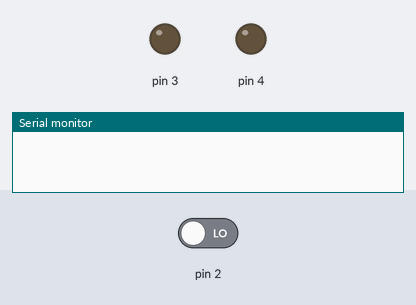
Bench run of a sketch on a simulated Arduino Uno, built with avr-gcc and run on an emulated ATmega328P. On the bench: output pins drawn as LEDs (lit = HIGH), the last lines printed to the serial monitor. Dashed ring = blinking. Inputs (shaded band) come from the test bench; at power-on: pin 2 LOW.

Above: at 1.2 s.
1.3 s: pin 2 driven HIGH
At 2.05 s:
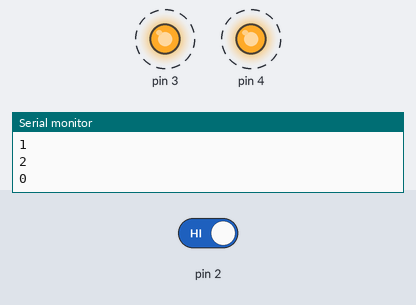
4.3 s: pin 2 driven LOW
At 4.8 s:
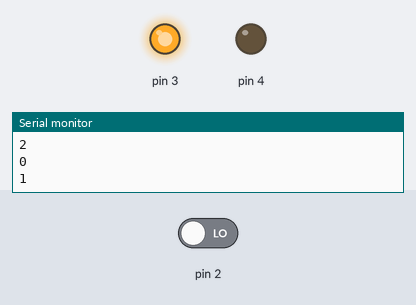
Timing chart, 0 to 7.3 s (numbered marks = the images above; inputs shaded):
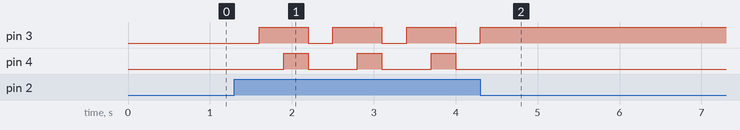

The sketch:

A016-bt-con2led.ino
```cpp
int stato = 0;

void setup() {
  pinMode(2, INPUT);
  pinMode(3, OUTPUT);
  pinMode(4, OUTPUT);
  Serial.begin(9600);
}

void loop() {
  if (digitalRead(2)) {
    stato++;
    if (stato >= 3) {
      stato = 0;
    }
    Serial.println(stato);
    delay(300);
  }
  switch(stato) {
    case 0:
      digitalWrite(3, LOW);
      digitalWrite(4, LOW);
      break;
    case 1:
      digitalWrite(3, HIGH);
      digitalWrite(4, LOW);
      break;
    case 2:
      digitalWrite(3, HIGH);
      digitalWrite(4, HIGH);
      break;
  }
}
```

Measured:
- after the input at 1.3 s, pin 3: alternates HIGH for 0.60 s and LOW for 0.30 s, starting after 0.30 s; pin 4: alternates HIGH for 0.30 s and LOW for 0.60 s, starting after 0.60 s
- after the input at 4.3 s, pin 3: goes on until 4.3 s, then stays HIGH; pin 4: stops changing and stays LOW
